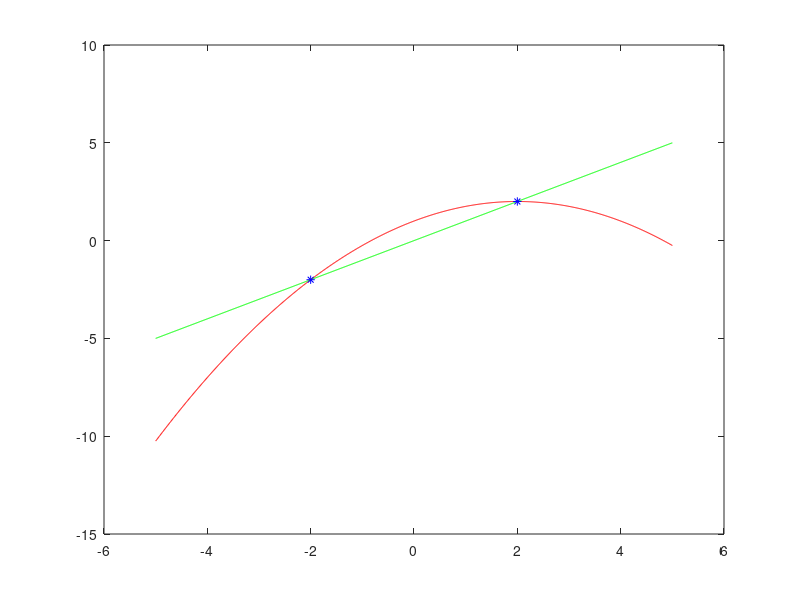

Write MATLAB code to recreate this figure.
clear all
clc

x=-5:0.01:5;
g=zeros(size(x));
for i=1:length(x)
    g(i)=1+x(i)-0.25*x(i)^2;
end

h=g-x;

Indices=find(h==0);

plot(x,g,'r')
hold on 
plot(x,x,'g')
hold on
plot(x(Indices),g(Indices),'b*')

